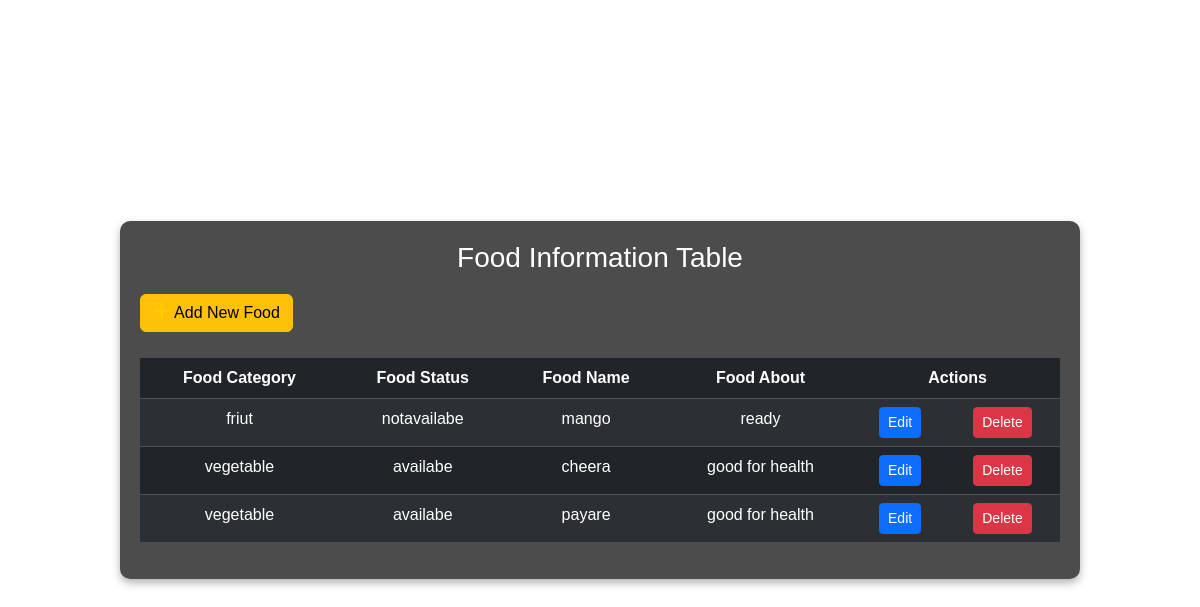
Before: /AddFoodinformation with the older database file.
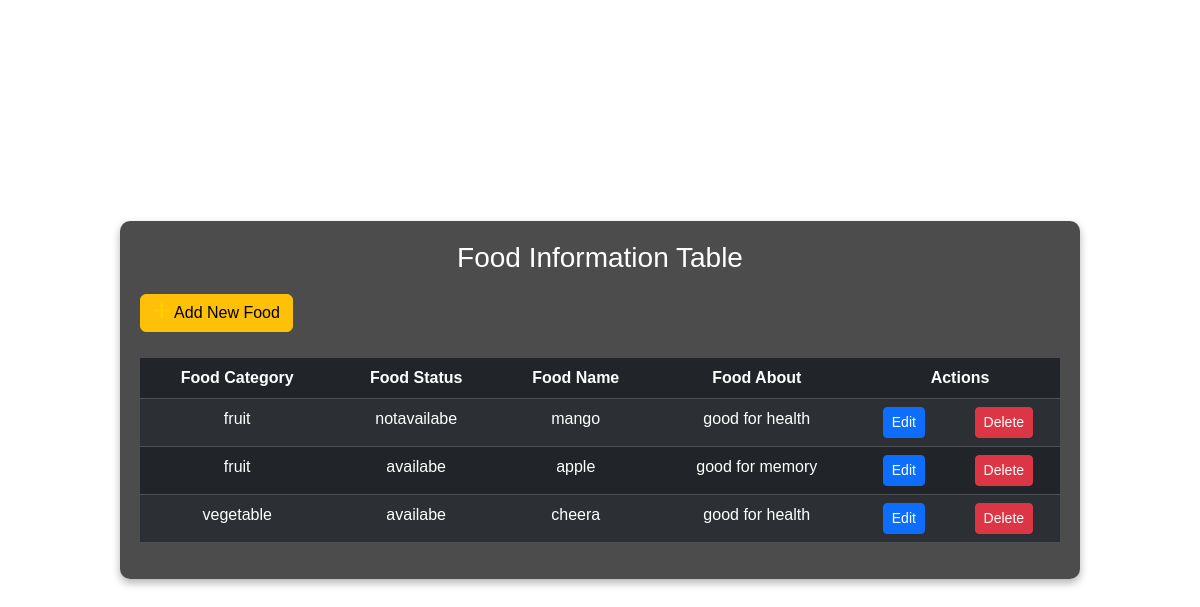
After: the same page with the newer database file.
### godnesshub_app/models.py (models this page shows)
class fooddetails(models.Model):
    RESTID=models.ForeignKey(ResturantTable,on_delete=models.CASCADE,blank=True,null=True)
    foodcategory=models.CharField(max_length=100,blank=True,null=True)
    food_status=models.CharField(max_length=100,blank=True,null=True)
    food_name=models.CharField(max_length=100,blank=True,null=True)
    about=models.CharField(max_length=100,blank=True,null=True)

### godnesshub_app/views.py (the view)
# urls.py: path('AddFoodinformation',Foodinformation.as_view(),name="AddFoodinformation"),
class Foodinformation(View):
    def get(self, request):
        obj=fooddetails.objects.all()
        return render(request,"administration/viewandmanagefoodinfo.html",{'val':obj})

### templates/administration/viewandmanagefoodinfo.html (shortened to what this page needs)
<!DOCTYPE html>
<html lang="en">
<head>
    <link rel="stylesheet" href="https://cdnjs.cloudflare.com/ajax/libs/font-awesome/6.7.0/css/all.min.css">
    <link href="https://cdn.jsdelivr.net/npm/bootstrap@5.3.3/dist/css/bootstrap.min.css" rel="stylesheet"
>
</head>
<body>
    <div class="table-container">
        <h3>Food Information Table</h3>
        <a href="viewandmanagefoodinfo" class="btn btn-warning mb-3">
            <i class="fa-solid fa-plus"></i> Add New Food
        </a>
        <div class="table-responsive">
            <table id="food-info-table" class="table table-dark table-striped">
                <thead>
                    <tr>
                        <th>Food Category</th>
                        <th>Food Status</th>
                        <th>Food Name</th>
                        <th>Food About</th>
                        <th colspan="2">Actions</th>
                    </tr>
                </thead>
                <tbody>
                    {% for i in val %}
                    <tr>
                        <td>{{ i.foodcategory }}</td>
                        <td>{{ i.food_status }}</td>
                        <td>{{ i.food_name }}</td>
                        <td>{{ i.about }}</td>
                        <td><a href="EditFoodinformation/{{ i.id }}" class="btn btn-sm btn-primary">Edit</a></td>
                        <td><a href="DeleteFoodinformation/{{ i.id }}" class="btn btn-sm btn-danger">Delete</a></td>
                    </tr>
                    {% endfor %}
                </tbody>
            </table>
        </div>
    </div>
</body>
</html>

Changed rows visible on the page:
removed fooddetails: foodcategory "vegetable", food_status "availabe", food_name "payare", about "good for health"
added fooddetails: foodcategory "fruit", food_status "notavailabe", food_name "mango", about "good for health"
changed fooddetails: foodcategory "friut" → "fruit"; food_status "notavailabe" → "availabe"; food_name "mango" → "apple"; about "ready" → "good for memory"
